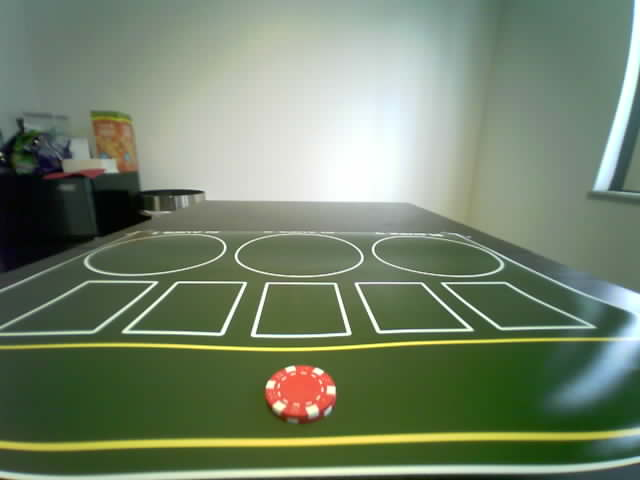
#> input picture SampleGameDataset/PotAmounts/Red/2Chips/ESP32S3_OV5640_672754.jpg, 640 x 480 px
$ python -i action_detector.py   (imports and definitions only)
#> lines starting #> are read from the running program, lines starting #| are printed output that depends on the picture; after the words box and inside, x2 and y2 are one past the last pixel; in counts of white or black regions, pixels touching at a corner belong together
#> further down, picture is the input picture: shape (480, 640, 3); mean B, G, R 107.1, 130.9, 116.4
# detects whether a player has folded, checked, or called/raised
import cv2
import os
import time
import mediapipe as mp
from pathlib import Path
from Image_Recognition.chip_analyzer import analyze_chips

# Initialize MediaPipe Hands
mp_hands = mp.solutions.hands
# [5 lines that did not run here, left out]

OUTPUTS_DIR = Path(__file__).parent / "Outputs"

def detect_blue_rectangles(image):
    """Detect folded cards (blue rectangles) in the image"""
    hsv = cv2.cvtColor(image, cv2.COLOR_BGR2HSV)
#> hsv: shape (480, 640, 3); mean H, S, V 56, 70.3, 132.7

    # Define range for blue color (playing cards back)
    lower_blue = (90, 50, 50)
    upper_blue = (130, 255, 255)

    # Create mask for blue regions
    mask = cv2.inRange(hsv, lower_blue, upper_blue)
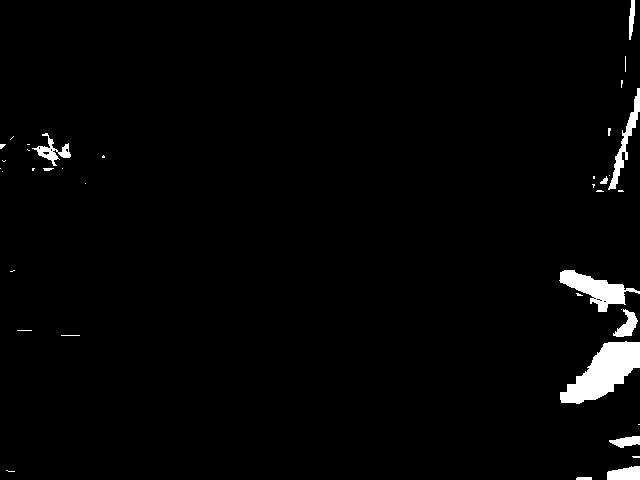
#> mask: shape (480, 640); 2.1% white; 38 white regions (26 under 20 px)

    # Find contours
    contours, _ = cv2.findContours(mask, cv2.RETR_EXTERNAL, cv2.CHAIN_APPROX_SIMPLE)
#> contours = 38 contours, 28 with area under 20; largest, box (x1, y1, x2, y2) and area: (560, 341, 640, 404) 2546, (559, 270, 640, 312) 1265, (608, 88, 640, 190) 559, (607, 466, 640, 480) 338, (32, 133, 71, 166) 332

    # Filter for rectangular shapes (cards)
    card_contours = []
    for contour in contours:
        area = cv2.contourArea(contour)
        if area > 500:  # Minimum area threshold
            peri = cv2.arcLength(contour, True)
            approx = cv2.approxPolyDP(contour, 0.02 * peri, True)
            if len(approx) == 4:  # Rectangle
                card_contours.append(contour)
#> this loop made 38 passes
#> (area, peri) on passes 7, 13, 35: (2546, 261.9), (1265, 242.4), (559, 277.1)
#> area on passes 1, 3, 5, 10, 19, 33: 29.5, 338, 201, 289, 24, 331.5
#> after the loop, card_contours = []

    # If we found 2 rectangles close together, likely folded cards
    if len(card_contours) >= 2:
        return True, len(card_contours)

    return False, 0

# [105 lines left out: functions detect_hand_check, get_latest_image, detect_action, detect_player_from_crop, not called in this run]

>>> import cv2
>>> picture = cv2.imread('../SampleGameDataset/PotAmounts/Red/2Chips/ESP32S3_OV5640_672754.jpg')
>>> result = detect_blue_rectangles(picture)
#> result = (False, 0)
